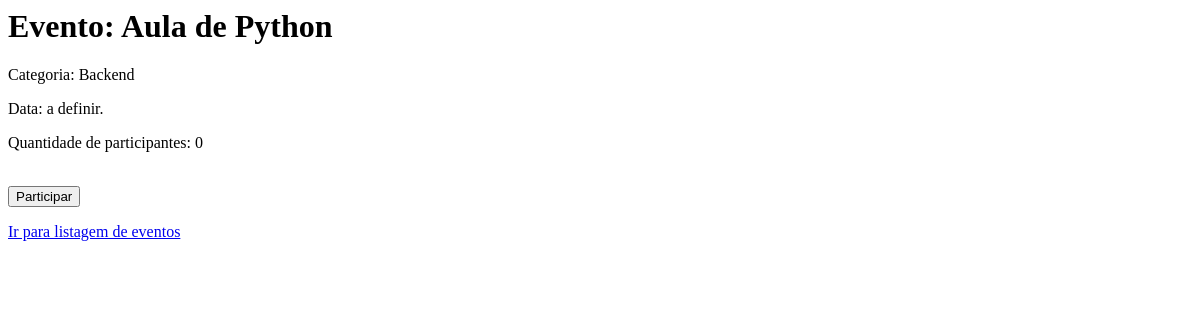
Before: /eventos/2/ with the older database file.
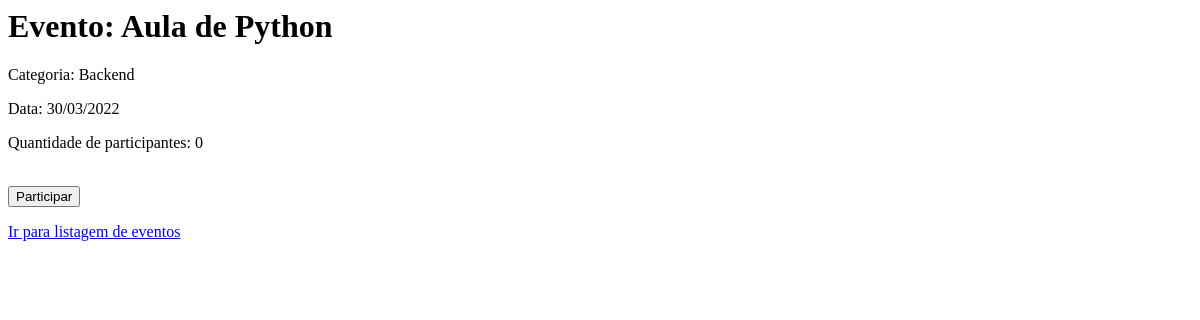
After: the same page with the newer database file.
### agenda/models.py (models this page shows, shortened)
class Evento(models.Model):
    nome = models.CharField(max_length=256)
    categoria = models.ForeignKey(Categoria, on_delete=models.SET_NULL, null=True)
    local = models.CharField(max_length=256, blank=True)
    link = models.CharField(max_length=256, blank=True)
    data = models.DateField(blank=True)
    participantes = models.IntegerField(default=0)

class Categoria(models.Model):
    nome = models.CharField(max_length=256, blank=False,unique=True)

### agenda/views.py (the view)
# urls.py: path("eventos/<int:id>/", exibir_evento, name="exibir_evento"),
def exibir_evento(request, id):
    evento = get_object_or_404(Evento, id=id)
    return render(
        request=request,
        context={"evento": evento},
        template_name="agenda/exibir_evento.html"
    )

### agenda/templates/agenda/exibir_evento.html (shortened to what this page needs)
<html>
    <h1>Evento: {{ evento.nome }}</h1>
    <p>Categoria: {{ evento.categoria.nome }}</p>
    <p>Data: {%if evento.data%}
        {{evento.data | date:"d/m/Y"}}
    {%else%}
        a definir.
    {%endif%}</p>
    <p>Quantidade de participantes: {{ evento.participantes }}</p>
    <br />
    <form action="{% url 'participar_evento' %}" method="post">
        <input type="submit" value="Participar">
    </form>
    <p><a href="{% url 'listar_eventos' %}">Ir para listagem de eventos</a></p>
</html>

Changed rows visible on the page:
changed Evento "Aula de Python": data (not shown) → "30/03/2022"
Other visible differences:
text no longer shown: "a definir."
